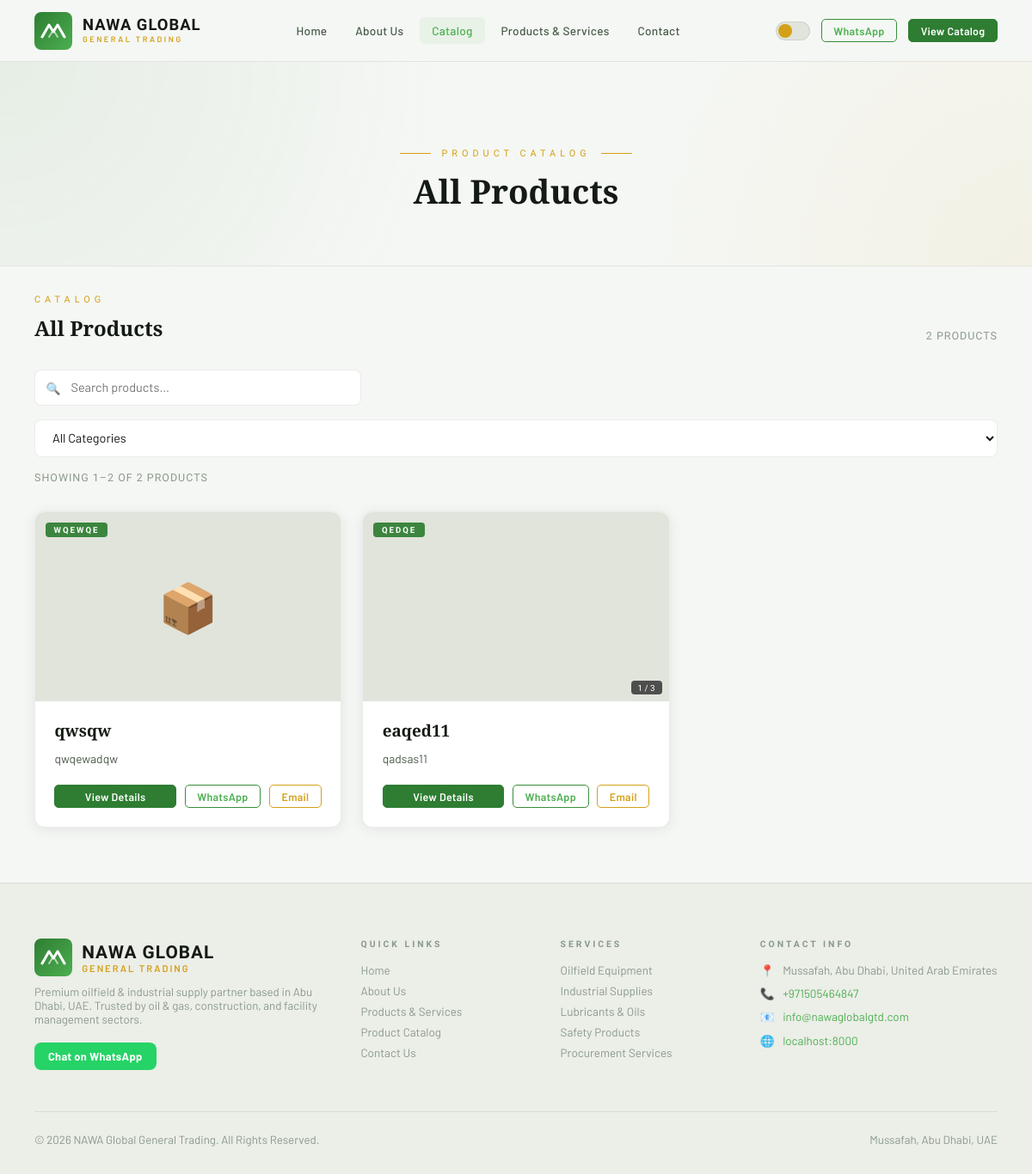
The app's page /catalog, older data.
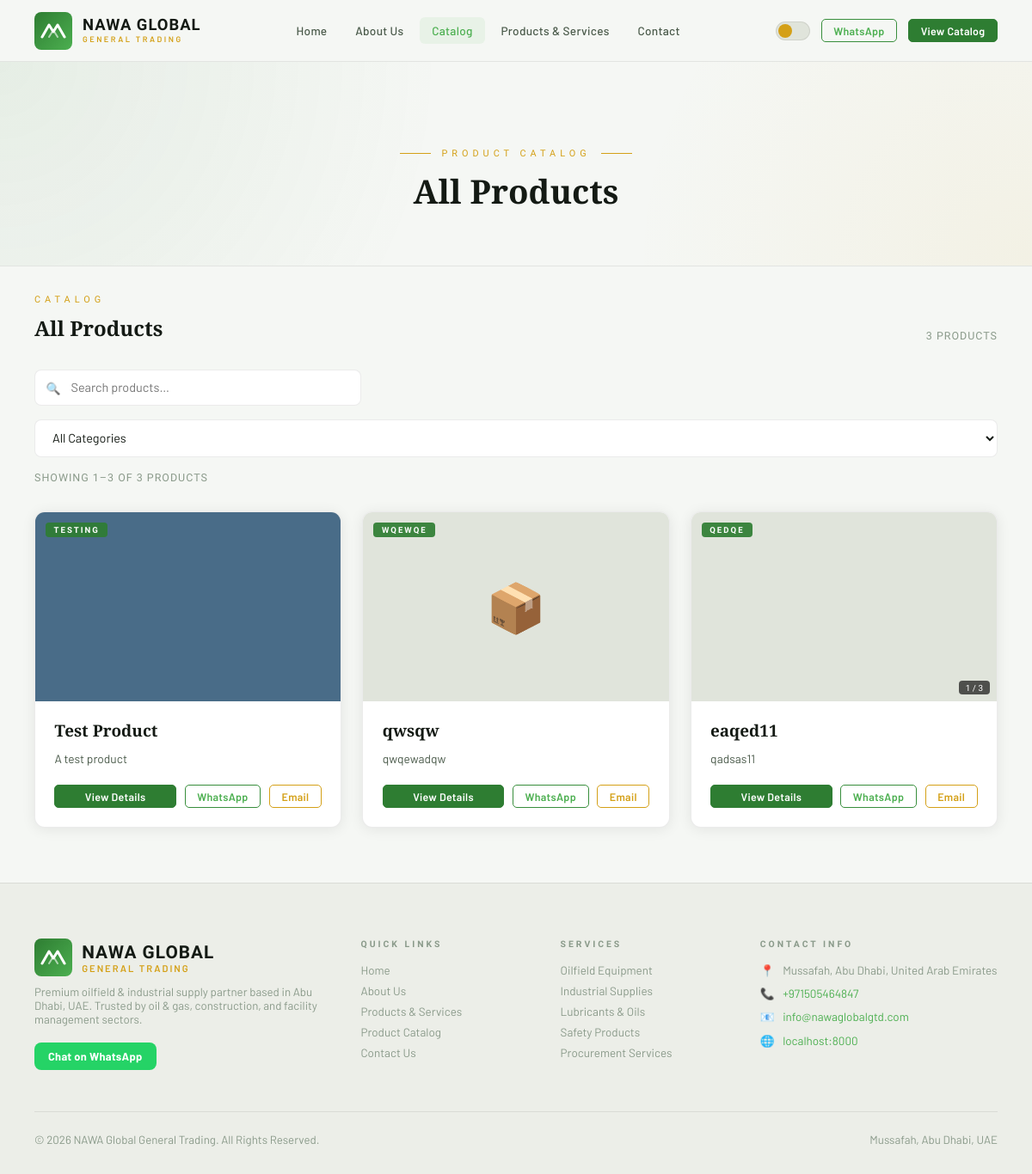
The same page, newer data.
### app/database/models.py (models this page shows)
class Product(Base):
    __tablename__ = "products"
    __table_args__ = (
        UniqueConstraint("name", "category", name="uq_product_name_category"),
    )
    id = Column(String, primary_key=True, index=True)
    name = Column(String, nullable=False)
    category = Column(String, nullable=False, index=True)
    category_id = Column(Integer, ForeignKey("categories.id"), nullable=False, index=True)
    description = Column(Text)
    specs = Column(Text)
    tags = Column(String)
    image = Column(String)
    images = Column(Text)
    created_at = Column(DateTime, default=datetime.utcnow)
    category_ref = relationship("Category", back_populates="products")

### app/api/routes/public.py (the view)
@router.get("/catalog", response_class=HTMLResponse)
async def catalog(
    request: Request,
    page: int = 1,
    q: str = "",
    cat: str = "",
    product_service: ProductService = Depends(get_product_service),
    visit_service: VisitService = Depends(get_visit_service),
) -> Response:
    _track_visit(request, visit_service)
    result = product_service.search_catalog(page=page, query=q, category=cat)
    start = (result.page - 1) * settings.products_per_page
    result_start = start + 1 if result.total else 0
    result_end = min(start + settings.products_per_page, result.total)
    return templates.TemplateResponse(
        request,
        "catalog.html",
        {
            **template_context(
                request,
                page_title="Product Catalog — NAWA Global General Trading",
                page_description=(
                    "Browse NAWA Global's catalog of oilfield equipment, industrial products, "
                    "lubricants, and PPE."
                ),
                canonical_url=normalize_site_url(
                    str(
                        request.url.replace_query_params(
                            **{
                                key: value
                                for key, value in {
                                    "q": result.query or None,
                                    "cat": result.category or None,
                                    "page": result.page if result.page > 1 else None,
                                }.items()
                                if value is not None
                            }
                        )
                    )
                ),
                active_nav="catalog",
                catalog=result,
                categories=product_service.get_categories(),
                pagination=build_pagination(result.page, result.total_pages),
                result_start=result_start,
                result_end=result_end,
                product_cards=_build_product_cards(result.items, product_service),
                schema_type="CollectionPage",
            ),
        },
    )

### app/templates/catalog.html (shortened to what this page needs)
{% extends "base.html" %}
{% block content %}
{% include "partials/public_nav.html" %}
<section class="page-hero page-hero-compact">
  <div class="page-hero-inner">
    <div class="page-hero-eyebrow">Product Catalog</div>
    <h1 class="page-hero-title page-hero-title-small">{{ catalog.category or "All Products" }}</h1>
  </div>
</section>
<section class="section section-tight-top" aria-labelledby="catalog-heading">
  <div class="section-header-row">
    <div>
      <span class="section-label">Catalog</span>
      <h2 class="recent-title" id="catalog-heading">{{ catalog.category or "All Products" }}</h2>
    </div>
    <span class="section-count">{{ catalog.total }} product{% if catalog.total != 1 %}s{% endif %}</span>
  </div>
  <form method="get" action="/catalog" id="catalog-form">
    <div class="catalog-controls">
      <div class="search-box">
        <input type="text" name="q" value="{{ catalog.query }}" placeholder="Search products…" data-catalog-search autocomplete="off">
      </div>
      <select name="cat" class="filter-select" data-catalog-category>
        <option value="">All Categories</option>
      </select>
      <span class="results-info">
        {% if catalog.total %}
        Showing {{ result_start }}–{{ result_end }} of {{ catalog.total }} product{% if catalog.total != 1 %}s{% endif %}
        {% else %}
        No products found
        {% endif %}
      </span>
    </div>
  </form>
  {% if catalog.items %}
  <div class="product-grid">
    {% for card in product_cards %}
    {% include "partials/product_card.html" %}
    {% endfor %}
  </div>
  {% else %}
  <div class="empty-state"><div class="empty-state-icon">🔍</div><h3>No products found</h3><p>Try a different search or category.</p></div>
  {% endif %}
</section>
{% include "partials/footer.html" %}
{% endblock %}

### app/templates/partials/product_card.html
{% set product = card.product %}
{% set images = card.images %}
<article class="product-card">
  <a class="card-media" href="/product/{{ product.id }}">
    {% if images %}
    <img src="/uploads/{{ images[0] }}" alt="{{ product.name }}" loading="lazy" decoding="async">
    {% else %}
    <div class="card-media-placeholder">📦</div>
    {% endif %}
    <span class="card-category-badge">{{ product.category or 'General' }}</span>
    {% if images|length > 1 %}
    <span class="card-img-count">1 / {{ images|length }}</span>
    {% endif %}
  </a>
  <div class="card-body">
    <h3 class="card-title">{{ product.name }}</h3>
    <div class="card-desc">{{ product.description or 'No description available.' }}</div>
    <div class="card-footer">
      <a href="/product/{{ product.id }}" class="btn sm primary card-btn-fill">View Details</a>
      <a href="{{ card.whatsapp_url }}" target="_blank" rel="noopener noreferrer" class="btn sm outline-green">WhatsApp</a>
      <a href="{{ card.email_url }}" class="btn sm outline-gold">Email</a>
    </div>
  </div>
</article>

Row changes from the older to the newer data that the page shows:
added Product: images (picture), category "TESTING", name "Test Product", description "A test product"
Text that changed along with them:
{{ catalog.total }}: "2" → "3"
{{ result_end }}: "2" → "3"
new list line: "View Details WhatsApp Email"
